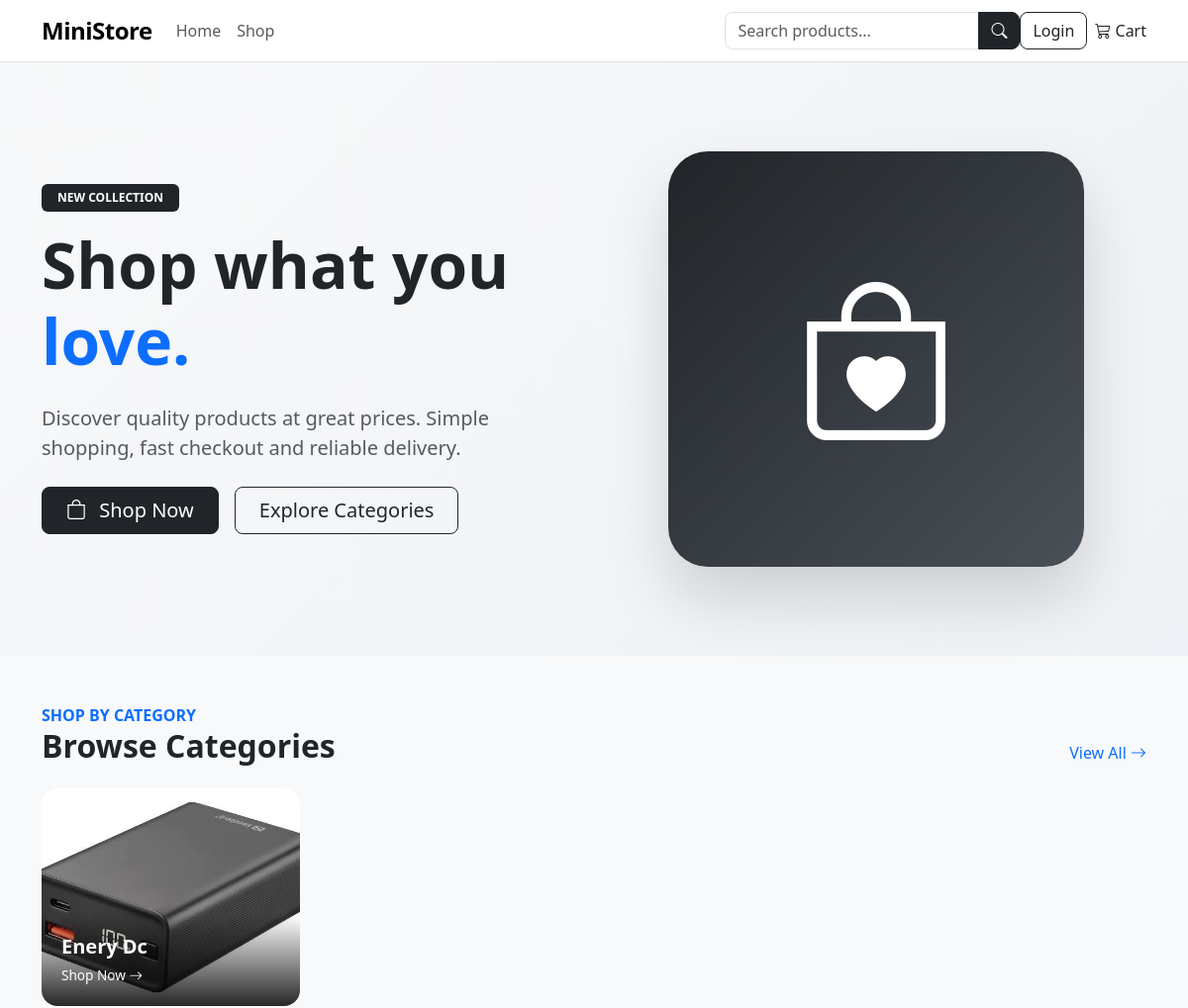
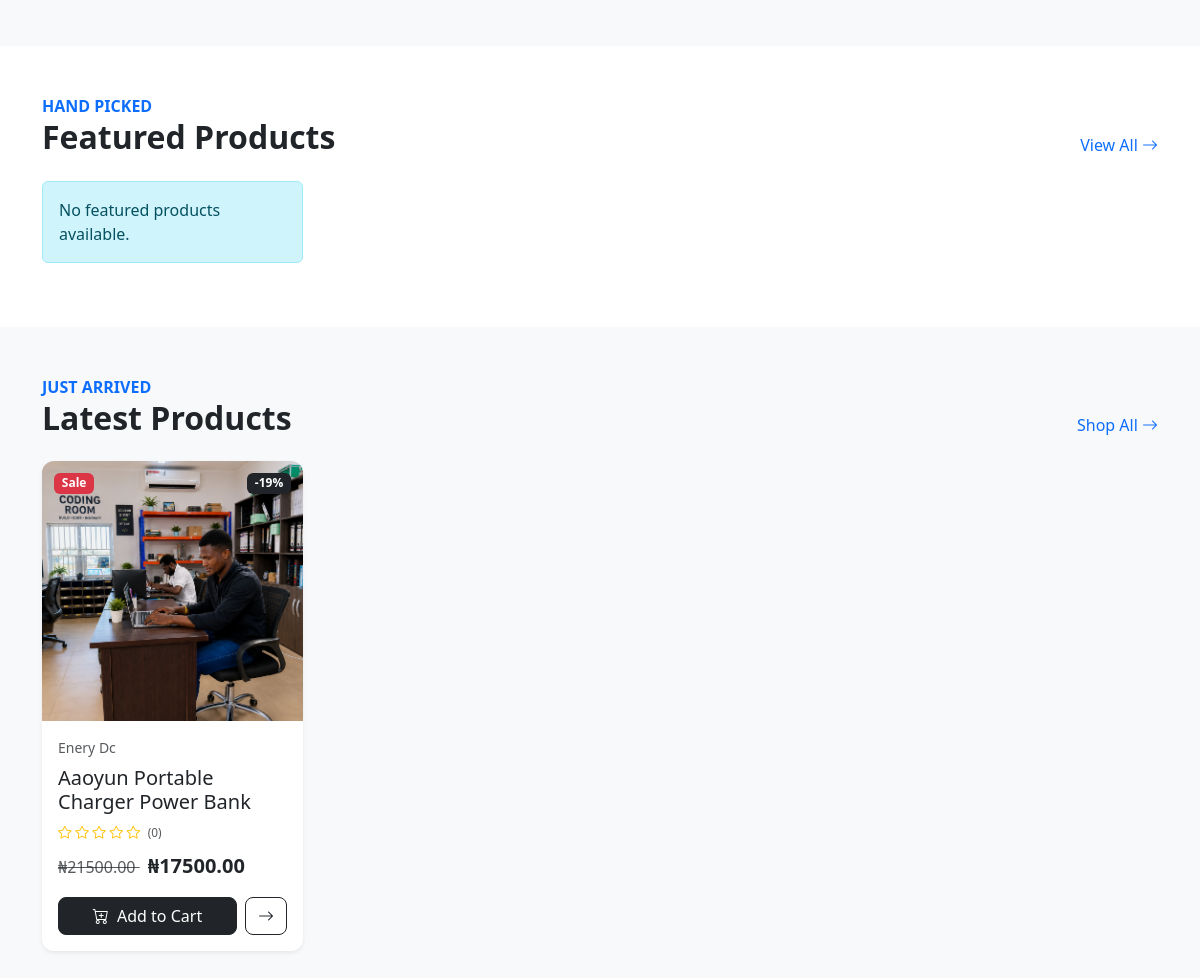
The page / on the database its author committed (2 pictures, top to bottom).
### apps/catalog/models.py (models this page shows, shortened)
class Category(models.Model):
    name = models.CharField(
        max_length=120,
        unique=True,
    )
    slug = models.SlugField(
        max_length=140,
        unique=True,
        blank=True,
    )
    description = models.TextField(
        blank=True,
    )
    image = models.ImageField(
        upload_to="categories/",
        blank=True,
        null=True,
    )
    is_active = models.BooleanField(
        default=True,
    )
    created_at = models.DateTimeField(
        auto_now_add=True,
    )
    updated_at = models.DateTimeField(
        auto_now=True,
    )
    class Meta:
        ordering = ["name"]
        verbose_name_plural = "Categories"
    def get_absolute_url(self):
        return reverse(
            "catalog:category_detail",
            kwargs={"slug": self.slug},
        )

class Product(models.Model):
    category = models.ForeignKey(
        Category,
        on_delete=models.PROTECT,
        related_name="products",
    )
    brand = models.ForeignKey(
        Brand,
        on_delete=models.SET_NULL,
        related_name="products",
        blank=True,
        null=True,
    )
    name = models.CharField(
        max_length=200,
    )
    slug = models.SlugField(
        max_length=220,
        unique=True,
        blank=True,
    )
    sku = models.CharField(
        max_length=100,
        unique=True,
    )
    description = models.TextField(
        blank=True,
    )
    price = models.DecimalField(
        max_digits=12,
        decimal_places=2,
    )
    compare_at_price = models.DecimalField(
        max_digits=12,
        decimal_places=2,
        blank=True,
        null=True,
        help_text="Original price before discount.",
    )
    image = models.ImageField(
        upload_to="products/",
        blank=True,
        null=True,
    )
    rating = models.DecimalField(
        max_digits=2,
        decimal_places=1,
        default=Decimal("0.0"),
        validators=[
            MinValueValidator(0),
            MaxValueValidator(5),
        ],
    )
    review_count = models.PositiveIntegerField(
        default=0,
    )
    is_active = models.BooleanField(
        default=True,
    )
    is_featured = models.BooleanField(
        default=False,
    )
    created_at = models.DateTimeField(
        auto_now_add=True,
    )
    updated_at = models.DateTimeField(
        auto_now=True,
    )
    class Meta:
        ordering = ["-created_at"]
        indexes = [
            models.Index(fields=["is_active"]),
            models.Index(fields=["category", "is_active"]),
            models.Index(fields=["is_featured", "is_active"]),
        ]
    @property
    def is_on_sale(self):
        return (
            self.compare_at_price is not None
            and self.compare_at_price > self.price
        )
    @property
    def discount_percentage(self):
        if not self.is_on_sale:
            return 0
        discount = (
            (self.compare_at_price - self.price)
            / self.compare_at_price
        ) * 100
        return round(discount)
    def get_absolute_url(self):
        return reverse(
            "catalog:product_detail",
            kwargs={"slug": self.slug},
        )

### apps/catalog/views.py (the view)
# urls.py: 2. Add a URL to urlpatterns:  path('', views.home, name='home')
def home(request):
    featured_products = (
        Product.objects
        .filter(
            is_active=True,
            is_featured=True,
        )
        .select_related("category", "brand")
        .prefetch_related("images")[:8]
    )
    latest_products = (
        Product.objects
        .filter(is_active=True)
        .select_related("category", "brand")
        .prefetch_related("images")[:8]
    )
    categories = (
        Category.objects
        .filter(is_active=True)
        .order_by("name")
    )
    return render(
        request,
        "catalog/home.html",
        {
            "featured_products": featured_products,
            "latest_products": latest_products,
            "categories": categories,
        },
    )

### templates/catalog/home.html (shortened to what this page needs)
{% extends "base.html" %}
{% block content %}
<section class="store-hero">
    <div class="container">
        <div class="row align-items-center min-vh-75">
            <div class="col-lg-6">
                <span class="badge bg-dark mb-3 px-3 py-2">
                    NEW COLLECTION
                </span>
                <h1 class="display-3 fw-bold mb-4">
                    Shop what you
                    <span class="text-primary">love.</span>
                </h1>
                <p class="lead text-muted mb-4">
                    Discover quality products at great prices.
                    Simple shopping, fast checkout and reliable delivery.
                </p>
                <div class="d-flex gap-3">
                    <a href="{% url 'catalog:product_list' %}"
                       class="btn btn-dark btn-lg px-4">
                        <i class="bi bi-bag me-2"></i>
                        Shop Now
                    </a>
                    <a href="#categories"
                       class="btn btn-outline-dark btn-lg px-4">
                        Explore Categories
                    </a>
                </div>
            </div>
            <div class="col-lg-6 d-none d-lg-block">
                <div class="hero-product-card">
                    <i class="bi bi-bag-heart"></i>
                </div>
            </div>
        </div>
    </div>
</section>
<section id="categories" class="py-5">
    <div class="container">
        <div class="d-flex justify-content-between align-items-end mb-4">
            <div>
                <span class="text-primary fw-semibold">
                    SHOP BY CATEGORY
                </span>
                <h2 class="fw-bold mb-0">
                    Browse Categories
                </h2>
            </div>
            <a href="{% url 'catalog:product_list' %}"
               class="text-decoration-none">
                View All
                <i class="bi bi-arrow-right"></i>
            </a>
        </div>
        <div class="row g-4">
            {% for category in categories %}
                <div class="col-6 col-md-4 col-lg-3">
                    <a href="{{ category.get_absolute_url }}"
                       class="text-decoration-none">
                        <div class="category-card">
                            {% if category.image %}
                                <img
                                    src="{{ category.image.url }}"
                                    alt="{{ category.name }}"
                                >
                            {% else %}
                                <div class="category-placeholder">
                                    <i class="bi bi-grid"></i>
                                </div>
                            {% endif %}
                            <div class="category-overlay">
                                <h5>{{ category.name }}</h5>
                                <span>
                                    Shop Now
                                    <i class="bi bi-arrow-right"></i>
                                </span>
                            </div>
                        </div>
                    </a>
                </div>
            {% empty %}
                <div class="col-12">
                    <div class="alert alert-light border">
                        No categories available.
                    </div>
                </div>
            {% endfor %}
        </div>
    </div>
</section>
<section class="py-5 bg-white">
    <div class="container">
        <div class="d-flex justify-content-between align-items-end mb-4">
            <div>
                <span class="text-primary fw-semibold">
                    HAND PICKED
                </span>
                <h2 class="fw-bold mb-0">
                    Featured Products
                </h2>
            </div>
            <a href="{% url 'catalog:product_list' %}"
               class="text-decoration-none">
                View All
                <i class="bi bi-arrow-right"></i>
            </a>
        </div>
        <div class="row row-cols-1 row-cols-sm-2 row-cols-lg-4 g-4">
            {% for product in featured_products %}
                {% include "catalog/_product_card.html" with product=product %}
            {% empty %}
                <div class="col-12">
                    <div class="alert alert-info">
                        No featured products available.
                    </div>
                </div>
            {% endfor %}
        </div>
    </div>
</section>
<section class="py-5">
    <div class="container">
        <div class="d-flex justify-content-between align-items-end mb-4">
            <div>
                <span class="text-primary fw-semibold">
                    JUST ARRIVED
                </span>
                <h2 class="fw-bold mb-0">
                    Latest Products
                </h2>
            </div>
            <a href="{% url 'catalog:product_list' %}"
               class="text-decoration-none">
                Shop All
                <i class="bi bi-arrow-right"></i>
            </a>
        </div>
        <div class="row row-cols-1 row-cols-sm-2 row-cols-lg-4 g-4">
            {% for product in latest_products %}
                {% include "catalog/_product_card.html" with product=product %}
            {% empty %}
                <div class="col-12">
                    <div class="alert alert-info">
                        No products available.
                    </div>
                </div>
            {% endfor %}
        </div>
    </div>
</section>
{% endblock %}

### templates/base.html (shortened to what this page needs)
{% load static %}
<!DOCTYPE html>
<html lang="en">
<head>
    <link
        href="https://cdn.jsdelivr.net/npm/bootstrap@5.3.8/dist/css/bootstrap.min.css"
        rel="stylesheet"
    >
    <link
        href="https://cdn.jsdelivr.net/npm/bootstrap-icons@1.13.1/font/bootstrap-icons.css"
        rel="stylesheet"
    >
    <link
        rel="stylesheet"
        href="{% static 'css/style.css' %}"
    >
</head>
<body class="bg-light">
    {% include "includes/navbar.html" %}
    <main>
        {% block content %}
        {% endblock %}
    </main>
</body>
</html>

### templates/includes/navbar.html (shortened to what this page needs)
<nav class="navbar navbar-expand-lg bg-white border-bottom sticky-top">
    <div class="container">
        <a class="navbar-brand fw-bold fs-4"
           href="/">
            MiniStore
        </a>
        <div
            class="collapse navbar-collapse"
            id="mainNavbar">
            <ul class="navbar-nav me-auto mb-2 mb-lg-0">
                <li class="nav-item">
                    <a class="nav-link"
                       href="/">
                        Home
                    </a>
                </li>
                <li class="nav-item">
                    <a class="nav-link"
                       href="/shop/">
                        Shop
                    </a>
                </li>
            </ul>
           <form
                class="d-flex"
                method="get"
                action="{% url 'catalog:product_list' %}"
            >
                <div class="input-group">
                    <input
                        type="search"
                        name="q"
                        value="{{ request.GET.q|default:'' }}"
                        class="form-control"
                        placeholder="Search products..."
                        aria-label="Search products"
                    >
                    <button
                        class="btn btn-dark"
                        type="submit"
                    >
                        <i class="bi bi-search"></i>
                    </button>
                </div>
            </form>
            {% if user.is_authenticated %}
                    <a
                        href="#"
                        class="btn btn-light me-2">
                        <i class="bi bi-person"></i>
                    </a>
                {% else %}
                    <a
                        href="#"
                        class="btn btn-outline-dark me-2">
                        Login
                    </a>
                {% endif %}
                <a
                    href="{% url 'cart:detail' %}"
                    class="nav-link position-relative"
                >
                    <i class="bi bi-cart3"></i>
                    Cart
                </a>
        </div>
    </div>
</nav>

### templates/catalog/_product_card.html (shortened to what this page needs)
<div class="col">
    <div class="card product-card h-100 border-0 shadow-sm">
        <div class="product-image-wrapper position-relative">
            {% if product.is_on_sale %}
                <span class="badge bg-danger sale-badge">
                    Sale
                </span>
                <span class="badge bg-dark discount-badge">
                    -{{ product.discount_percentage }}%
                </span>
            {% endif %}
            {% if product.image %}
                <img
                    src="{{ product.image.url }}"
                    class="card-img-top product-image"
                    alt="{{ product.name }}"
                    loading="lazy"
                >
            {% else %}
                <div class="product-placeholder">
                    <i class="bi bi-image"></i>
                </div>
            {% endif %}
        </div>
        <div class="card-body d-flex flex-column">
            <small class="text-muted mb-1">
                {{ product.category.name }}
            </small>
            <h5 class="card-title mt-1">
                <a
                    href="{{ product.get_absolute_url }}"
                    class="text-decoration-none text-dark"
                >
                    {{ product.name }}
                </a>
            </h5>
            <div class="product-rating mb-2">
                {% for i in "12345" %}
                    {% if forloop.counter <= product.rating %}
                        <i class="bi bi-star-fill text-warning"></i>
                    {% else %}
                        <i class="bi bi-star text-warning"></i>
                    {% endif %}
                {% endfor %}
                <small class="text-muted ms-1">
                    ({{ product.review_count }})
                </small>
            </div>
            <div class="product-price mb-3">
                {% if product.is_on_sale %}
                    <span class="text-muted text-decoration-line-through me-2">
                        ₦{{ product.compare_at_price|floatformat:2 }}
                    </span>
                {% endif %}
                <span class="fw-bold fs-5">
                    ₦{{ product.price|floatformat:2 }}
                </span>
            </div>
            <div class="d-flex gap-2 mt-auto">
                <button
                    type="button"
                    class="btn btn-dark flex-grow-1 add-to-cart"
                    data-product-id="{{ product.pk }}"
                    data-add-url="{% url 'cart:add_to_cart' product.pk %}"
                >
                    <i class="bi bi-cart-plus me-1"></i>
                    Add to Cart
                </button>
                <a
                    href="{{ product.get_absolute_url }}"
                    class="btn btn-outline-dark"
                    title="View product"
                >
                    <i class="bi bi-arrow-right"></i>
                </a>
            </div>
        </div>
    </div>
</div>

### rows shown on the page
Category: image (picture), name "Enery Dc"
Product: discount_percentage "19", image (picture), category.name "Enery Dc", name "Aaoyun Portable Charger Power Bank", rating 0 (drawn), review_count "0", compare_at_price "21500.00", price "17500.00"
